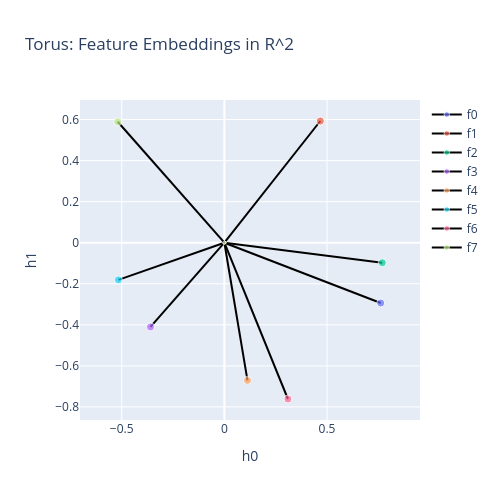

The cell this chart's notebook holds for it:
### Code cell
labels_torus = [f"f{i}" for i in range(N_FEAT_TORUS)]
plot_embedding_2d(tm_torus, "Torus: Feature Embeddings in R^2", labels_torus)
plot_cosine_heatmap(tm_torus, "Torus: Cosine Similarity", labels_torus)

# Compare with the sphere: the torus places features at *random* angles
# (not equally spaced), so the embedding geometry will differ. The key
# difference is that the torus uses wrapped L2 distance, not geodesic
# angular distance. In practice, for dim=1, the results are similar but
# the random placement creates asymmetry.

### Figure 1 — Plotly figure (JSON) as saved in the notebook; plotly's stock layout.template omitted (floating-point values rounded to 4 significant figures)
{"data": [{"hovertext": "f0: norm=0.816", "line": {"width": 2}, "marker": {"cmax": 0.8219, "cmin": 0, "color": 0.8163, "colorscale": [[0, "#440154"], [0.1111, "#482878"], [0.2222, "#3e4989"], [0.3333, "#31688e"], [0.4444, "#26828e"], [0.5556, "#1f9e89"], [0.6667, "#35b779"], [0.7778, "#6ece58"], [0.8889, "#b5de2b"], [1, "#fde725"]], "size": [3, 8]}, "mode": "lines+markers", "name": "f0", "type": "scatter", "x": [0, 0.7616], "y": [0, -0.2939]}, {"hovertext": "f1: norm=0.755", "line": {"width": 2}, "marker": {"cmax": 0.8219, "cmin": 0, "color": 0.7549, "colorscale": [[0, "#440154"], [0.1111, "#482878"], [0.2222, "#3e4989"], [0.3333, "#31688e"], [0.4444, "#26828e"], [0.5556, "#1f9e89"], [0.6667, "#35b779"], [0.7778, "#6ece58"], [0.8889, "#b5de2b"], [1, "#fde725"]], "size": [3, 8]}, "mode": "lines+markers", "name": "f1", "type": "scatter", "x": [0, 0.4673], "y": [0, 0.5929]}, {"hovertext": "f2: norm=0.775", "line": {"width": 2}, "marker": {"cmax": 0.8219, "cmin": 0, "color": 0.7753, "colorscale": [[0, "#440154"], [0.1111, "#482878"], [0.2222, "#3e4989"], [0.3333, "#31688e"], [0.4444, "#26828e"], [0.5556, "#1f9e89"], [0.6667, "#35b779"], [0.7778, "#6ece58"], [0.8889, "#b5de2b"], [1, "#fde725"]], "size": [3, 8]}, "mode": "lines+markers", "name": "f2", "type": "scatter", "x": [0, 0.7692], "y": [0, -0.09752]}, {"hovertext": "f3: norm=0.546", "line": {"width": 2}, "marker": {"cmax": 0.8219, "cmin": 0, "color": 0.5458, "colorscale": [[0, "#440154"], [0.1111, "#482878"], [0.2222, "#3e4989"], [0.3333, "#31688e"], [0.4444, "#26828e"], [0.5556, "#1f9e89"], [0.6667, "#35b779"], [0.7778, "#6ece58"], [0.8889, "#b5de2b"], [1, "#fde725"]], "size": [3, 8]}, "mode": "lines+markers", "name": "f3", "type": "scatter", "x": [0, -0.36], "y": [0, -0.4102]}, {"hovertext": "f4: norm=0.680", "line": {"width": 2}, "marker": {"cmax": 0.8219, "cmin": 0, "color": 0.6803, "colorscale": [[0, "#440154"], [0.1111, "#482878"], [0.2222, "#3e4989"], [0.3333, "#31688e"], [0.4444, "#26828e"], [0.5556, "#1f9e89"], [0.6667, "#35b779"], [0.7778, "#6ece58"], [0.8889, "#b5de2b"], [1, "#fde725"]], "size": [3, 8]}, "mode": "lines+markers", "name": "f4", "type": "scatter", "x": [0, 0.1125], "y": [0, -0.6709]}, {"hovertext": "f5: norm=0.547", "line": {"width": 2}, "marker": {"cmax": 0.8219, "cmin": 0, "color": 0.5471, "colorscale": [[0, "#440154"], [0.1111, "#482878"], [0.2222, "#3e4989"], [0.3333, "#31688e"], [0.4444, "#26828e"], [0.5556, "#1f9e89"], [0.6667, "#35b779"], [0.7778, "#6ece58"], [0.8889, "#b5de2b"], [1, "#fde725"]], "size": [3, 8]}, "mode": "lines+markers", "name": "f5", "type": "scatter", "x": [0, -0.5163], "y": [0, -0.181]}, {"hovertext": "f6: norm=0.822", "line": {"width": 2}, "marker": {"cmax": 0.8219, "cmin": 0, "color": 0.8219, "colorscale": [[0, "#440154"], [0.1111, "#482878"], [0.2222, "#3e4989"], [0.3333, "#31688e"], [0.4444, "#26828e"], [0.5556, "#1f9e89"], [0.6667, "#35b779"], [0.7778, "#6ece58"], [0.8889, "#b5de2b"], [1, "#fde725"]], "size": [3, 8]}, "mode": "lines+markers", "name": "f6", "type": "scatter", "x": [0, 0.3095], "y": [0, -0.7614]}, {"hovertext": "f7: norm=0.786", "line": {"width": 2}, "marker": {"cmax": 0.8219, "cmin": 0, "color": 0.7857, "colorscale": [[0, "#440154"], [0.1111, "#482878"], [0.2222, "#3e4989"], [0.3333, "#31688e"], [0.4444, "#26828e"], [0.5556, "#1f9e89"], [0.6667, "#35b779"], [0.7778, "#6ece58"], [0.8889, "#b5de2b"], [1, "#fde725"]], "size": [3, 8]}, "mode": "lines+markers", "name": "f7", "type": "scatter", "x": [0, -0.5196], "y": [0, 0.5894]}], "layout": {"height": 500, "showlegend": true, "title": {"text": "Torus: Feature Embeddings in R^2"}, "width": 500, "xaxis": {"scaleanchor": "y", "scaleratio": 1, "title": {"text": "h0"}}, "yaxis": {"title": {"text": "h1"}}}}
